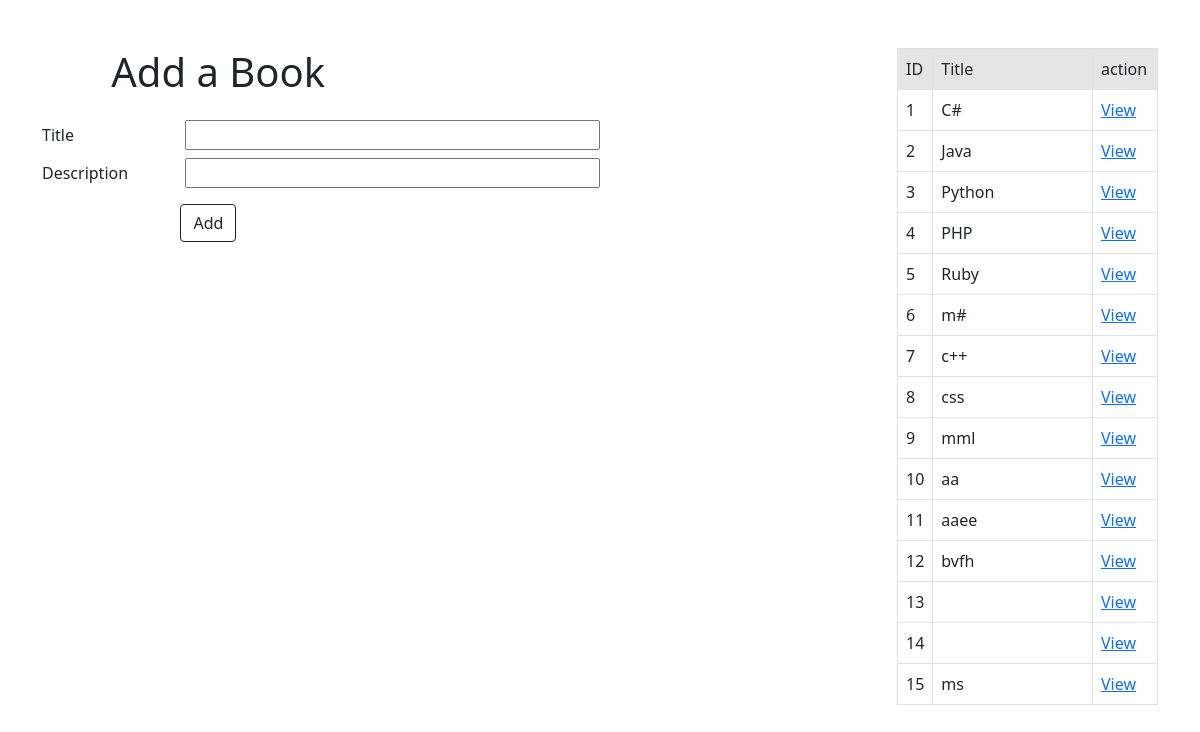
The page / on the database its author committed.
### Books_Authors_app/models.py (models this page shows)
class Book(models.Model):
    title = models.CharField(max_length=255)
    desc= models.TextField()
    created_at = models.DateTimeField(auto_now_add=True)
    updated_at = models.DateTimeField(auto_now=True)

### Books_Authors_app/views.py (the view)
# urls.py: path('', views.index),
def index(request):
    contex = {
        'all_book':Book.objects.all(),
    }
    return render(request, "index.html",contex)

### Books_Authors_app/templates/index.html (shortened to what this page needs)
<!DOCTYPE html>
<html lang="en">
<head>
    <link href="https://cdn.jsdelivr.net/npm/bootstrap@5.0.0-beta1/dist/css/bootstrap.min.css" rel="stylesheet"
>
</head>
<body class="container mt-5 ">
    <div class="row">
        <div class="col">
            <h1 class="offset-sm-1 mb-4">Add a Book</h1>
            <div class="form-group">
                <form action="add_book" method="post">
                    <div class="mb-2">
                        <label class="col-2">Title</label>
                        <input type="text" name="title" class=" col-6 ml-3" />
                    </div>
                    <div>
                        <label class="col-2"> Description </label>
                        <input type="text" name="desc" class="col-6 ml-3" />
                    </div>
            </div>
            <button class="btn btn-outline-dark offset-sm-2 mt-3" type="submit">Add </button>
        </div>
        <div class="col col-3">
            <table class="table table-bordered ">
                <thead >
                    <tr class="table-active">
                        <td class="col-1">ID</td>
                        <td>Title</td>
                        <td class="col-3">action</td>
                    </tr>
                </thead>
                {% for book in all_book %}
                <tbody>
                    <tr >
                        <td>{{ book.id }} </td>
                        <td>{{ book.title }} </td>
                        <td><a href="/books/{{book.id}}">View</a></td>
                    </tr>
                </tbody>
                {% endfor %}
            </table>
    </div>
</html>

### rows shown on the page
Book: id "1", title "C#"
Book: id "2", title "Java"
Book: id "3", title "Python"
Book: id "4", title "PHP"
Book: id "5", title "Ruby"
Book: id "6", title "m#"
Book: id "7", title "c++"
Book: id "8", title "css"
Book: id "9", title "mml"
Book: id "10", title "aa"
Book: id "11", title "aaee"
Book: id "12", title "bvfh"
Book: id "13"
Book: id "14"
Book: id "15", title "ms"
